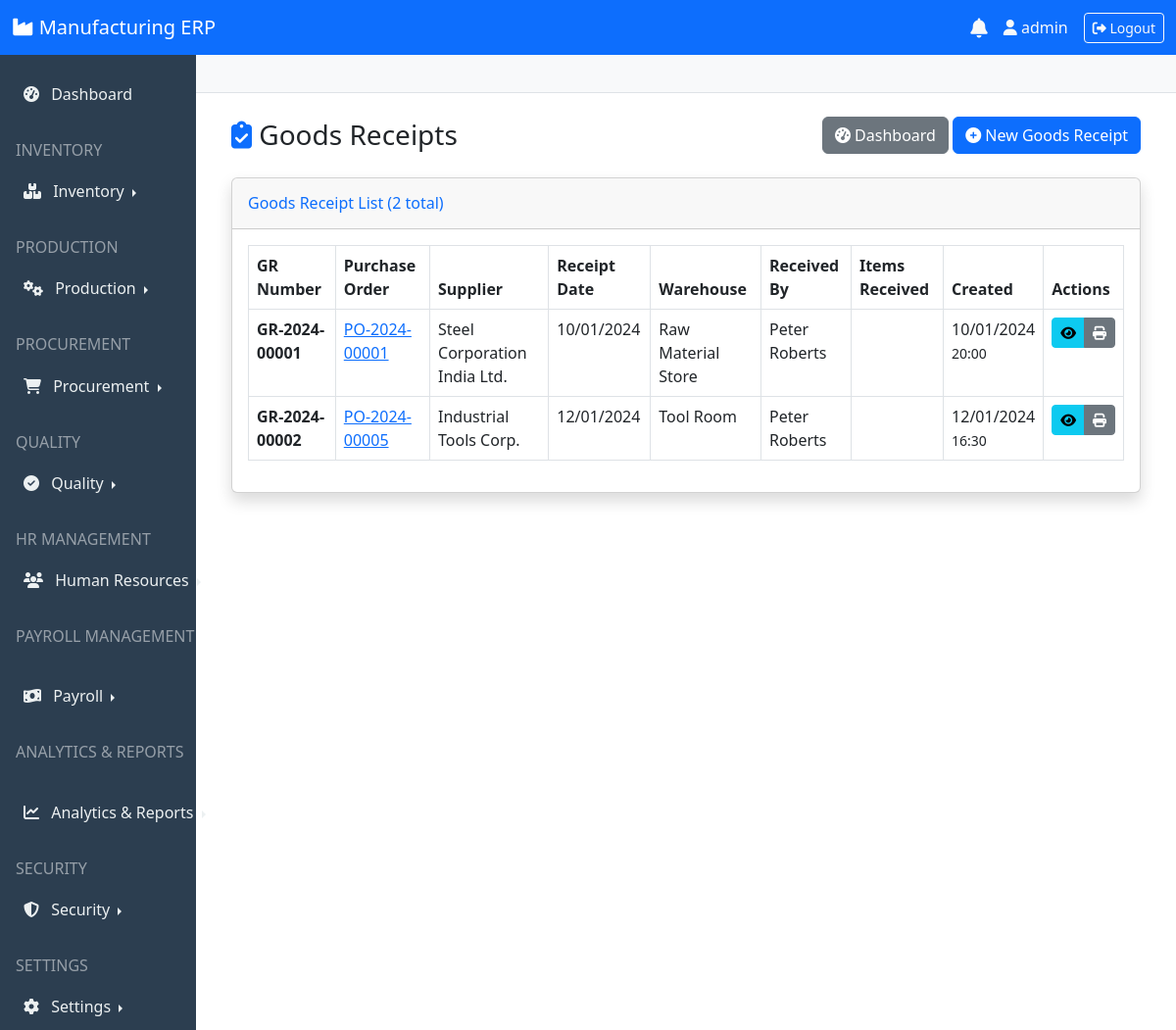
/procurement/goods-receipts/ (signed in), run on the app's committed database.
### procurement/models.py (models this page shows, shortened)
class GoodsReceipt(TimeStampedModel):
    gr_number = models.CharField(max_length=50, unique=True)
    purchase_order = models.ForeignKey(PurchaseOrder, on_delete=models.PROTECT)
    receipt_date = models.DateField()
    received_by = models.ForeignKey('auth.User', on_delete=models.PROTECT)
    warehouse = models.ForeignKey(Warehouse, on_delete=models.PROTECT)
    notes = models.TextField(blank=True)

class PurchaseOrder(TimeStampedModel):
    ORDER_STATUS = [
        ('draft', 'Draft'),
        ('sent', 'Sent to Supplier'),
        ('confirmed', 'Confirmed'),
        ('partial', 'Partially Received'),
        ('received', 'Fully Received'),
        ('cancelled', 'Cancelled'),
        ('closed', 'Closed'),
    ]
    po_number = models.CharField(max_length=50, unique=True)
    supplier = models.ForeignKey(Supplier, on_delete=models.PROTECT)
    order_date = models.DateField()
    expected_delivery = models.DateField()
    status = models.CharField(max_length=20, choices=ORDER_STATUS, default='draft')
    delivery_address = models.TextField()
    terms_conditions = models.TextField(blank=True)
    total_amount = models.DecimalField(max_digits=12, decimal_places=2, default=0)
    tax_amount = models.DecimalField(max_digits=12, decimal_places=2, default=0)
    grand_total = models.DecimalField(max_digits=12, decimal_places=2, default=0)
    notes = models.TextField(blank=True)

class Supplier(TimeStampedModel):
    SUPPLIER_TYPES = [
        ('material', 'Raw Material Supplier'),
        ('equipment', 'Equipment Supplier'),
        ('service', 'Service Provider'),
        ('other', 'Other'),
    ]
    code = models.CharField(max_length=20, unique=True)
    name = models.CharField(max_length=200)
    supplier_type = models.CharField(max_length=20, choices=SUPPLIER_TYPES, default='material')
    contact_person = models.CharField(max_length=100)
    email = models.EmailField()
    phone = models.CharField(max_length=20)
    address = models.TextField()
    tax_id = models.CharField(max_length=50, blank=True)
    payment_terms = models.CharField(max_length=100, blank=True)
    credit_limit = models.DecimalField(max_digits=12, decimal_places=2, default=0)
    current_balance = models.DecimalField(max_digits=12, decimal_places=2, default=0)
    is_active = models.BooleanField(default=True)

### inventory/models.py (models this page shows, shortened)
class Warehouse(models.Model):
    name = models.CharField(max_length=100)
    code = models.CharField(max_length=10, unique=True)
    location = models.CharField(max_length=200)
    manager = models.ForeignKey(User, on_delete=models.SET_NULL, null=True, blank=True)  # Changed from hr.Employee to User
    is_active = models.BooleanField(default=True)

### procurement/views.py (the view)
# urls.py: path('goods-receipts/', views.GoodsReceiptListView.as_view(), name='goods_receipt_list'),
class GoodsReceiptListView(LoginRequiredMixin, ListView):
    model = GoodsReceipt
    template_name = 'procurement/goods_receipt_list.html'
    context_object_name = 'goods_receipts'

### templates/procurement/goods_receipt_list.html (shortened to what this page needs)
{% extends 'base.html' %}
{% block content %}
<div class="container-fluid">
    <div class="row mb-4">
        <div class="col-12">
            <div class="d-flex justify-content-between align-items-center">
                <h1 class="h3 mb-0">
                    <i class="fas fa-clipboard-check text-primary"></i> Goods Receipts
                </h1>
                <div>
                    <a href="{% url 'procurement:dashboard' %}" class="btn btn-secondary">
                        <i class="fas fa-tachometer-alt"></i> Dashboard
                    </a>
                    <a href="{% url 'procurement:goods_receipt_create' %}" class="btn btn-primary">
                        <i class="fas fa-plus-circle"></i> New Goods Receipt
                    </a>
                </div>
            </div>
        </div>
    </div>
    <div class="card shadow">
        <div class="card-header py-3 d-flex justify-content-between align-items-center">
            <h6 class="m-0 font-weight-bold text-primary">
                Goods Receipt List ({{ goods_receipts|length }} total)
            </h6>
        </div>
        <div class="card-body">
            <div class="table-responsive">
                <table class="table table-bordered table-hover">
                    <thead class="thead-dark">
                        <tr>
                            <th>GR Number</th>
                            <th>Purchase Order</th>
                            <th>Supplier</th>
                            <th>Receipt Date</th>
                            <th>Warehouse</th>
                            <th>Received By</th>
                            <th>Items Received</th>
                            <th>Created</th>
                            <th>Actions</th>
                        </tr>
                    </thead>
                    <tbody>
                        {% for receipt in goods_receipts %}
                        <tr>
                            <td>
                                <strong>{{ receipt.gr_number }}</strong>
                            </td>
                            <td>
                                <a href="{% url 'procurement:purchase_order_detail' receipt.purchase_order.pk %}">
                                    {{ receipt.purchase_order.po_number }}
                                </a>
                            </td>
                            <td>{{ receipt.purchase_order.supplier.name }}</td>
                            <td>{{ receipt.receipt_date|date:"d/m/Y" }}</td>
                            <td>{{ receipt.warehouse.name }}</td>
                            <td>{{ receipt.received_by.get_full_name }}</td>
                            <td class="text-center">
                                <span class="badge badge-info">{{ receipt.items.count }}</span>
                            </td>
                            <td>
                                {{ receipt.created_at|date:"d/m/Y" }}<br>
                                <small>{{ receipt.created_at|date:"H:i" }}</small>
                            </td>
                            <td>
                                <div class="btn-group btn-group-sm" role="group">
                                    <a href="{% url 'procurement:goods_receipt_detail' receipt.pk %}"
                                       class="btn btn-info" title="View">
                                        <i class="fas fa-eye"></i>
                                    </a>
                                    <a href="#" class="btn btn-secondary" title="Print">
                                        <i class="fas fa-print"></i>
                                    </a>
                                </div>
                            </td>
                        </tr>
                        {% endfor %}
                    </tbody>
                </table>
            </div>
        </div>
    </div>
</div>
{% endblock %}

### templates/base.html (shortened to what this page needs)
<!DOCTYPE html>
<html lang="en">
<head>
    <link href="https://cdn.jsdelivr.net/npm/bootstrap@5.3.0/dist/css/bootstrap.min.css" rel="stylesheet">
    <link rel="stylesheet" href="https://cdnjs.cloudflare.com/ajax/libs/font-awesome/6.4.0/css/all.min.css">
    <link rel="stylesheet" href="https://cdn.datatables.net/1.13.4/css/dataTables.bootstrap5.min.css">
</head>
<body>
    <nav class="navbar navbar-expand-lg navbar-dark bg-primary">
        <div class="container-fluid">
            <a class="navbar-brand" href="{% url 'dashboard' %}">
                <i class="fas fa-industry"></i> Manufacturing ERP
            </a>
            <div class="d-flex align-items-center">
                <div class="dropdown me-3">
                    <a href="#" class="text-light position-relative" id="notificationDropdown"
                    data-bs-toggle="dropdown" aria-expanded="false">
                        <i class="fas fa-bell fa-lg"></i>
                    </a>
                </div>
                <span class="text-light me-3">
                    <i class="fas fa-user"></i> {{ user.username }}
                </span>
                <a href="{% url 'logout' %}" class="btn btn-outline-light btn-sm">
                    <i class="fas fa-sign-out-alt"></i> Logout
                </a>
            </div>
        </div>
    </nav>
    <div class="container-fluid">
        <div class="row">
            <div class="col-md-2 p-0 sidebar">
                <nav class="nav flex-column mt-3">
                    <a class="nav-link {% if request.path == '/dashboard/' %}active{% endif %}"
                    href="{% url 'dashboard' %}">
                        <i class="fas fa-tachometer-alt me-2"></i> Dashboard
                    </a>
                    <h6 class="text-uppercase text-white-50 mt-4 px-3 mb-2">Inventory</h6>
                    <div class="nav-item dropend">
                        <a class="nav-link dropdown-toggle" href="#" id="inventoryDropdown" role="button"
                        data-bs-toggle="dropdown" aria-expanded="false">
                            <i class="fas fa-boxes me-2"></i> Inventory
                        </a>
                    </div>
                    <h6 class="text-uppercase text-white-50 mt-4 px-3 mb-2">Production</h6>
                    <div class="nav-item dropend">
                        <a class="nav-link dropdown-toggle" href="#" id="productionDropdown" role="button"
                        data-bs-toggle="dropdown" aria-expanded="false">
                            <i class="fas fa-cogs me-2"></i> Production
                        </a>
                    </div>
                    <h6 class="text-uppercase text-white-50 mt-4 px-3 mb-2">Procurement</h6>
                    <div class="nav-item dropend">
                        <a class="nav-link dropdown-toggle" href="#" id="procurementDropdown" role="button"
                        data-bs-toggle="dropdown" aria-expanded="false">
                            <i class="fas fa-shopping-cart me-2"></i> Procurement
                        </a>
                    </div>
                    <h6 class="text-uppercase text-white-50 mt-4 px-3 mb-2">Quality</h6>
                    <div class="nav-item dropend">
                        <a class="nav-link dropdown-toggle" href="#" id="qualityDropdown" role="button"
                        data-bs-toggle="dropdown" aria-expanded="false">
                            <i class="fas fa-check-circle me-2"></i> Quality
                        </a>
                    </div>
                    <h6 class="text-uppercase text-white-50 mt-4 px-3 mb-2">HR Management</h6>
                    <div class="nav-item dropend">
                        <a class="nav-link dropdown-toggle" href="#" id="hrDropdown" role="button"
                        data-bs-toggle="dropdown" aria-expanded="false">
                            <i class="fas fa-users me-2"></i> Human Resources
                        </a>
                    </div>
                    <h6 class="text-uppercase text-white-50 mt-4 px-3 mb-2">Payroll Management</h6>
                    <div class="nav-item dropend">
                        <a class="nav-link dropdown-toggle" href="#" id="payrollDropdown" role="button"
                        data-bs-toggle="dropdown" aria-expanded="false">
                            <i class="fas fa-money-bill-wave me-2"></i> Payroll
                        </a>
                    </div>
                    <h6 class="text-uppercase text-white-50 mt-4 px-3 mb-2">Analytics & Reports</h6>
                    <div class="nav-item dropend">
                        <a class="nav-link dropdown-toggle" href="#" id="analyticsDropdown" role="button"
                        data-bs-toggle="dropdown" aria-expanded="false">
                            <i class="fas fa-chart-line me-2"></i> Analytics & Reports
                        </a>
                    </div>
                    <h6 class="text-uppercase text-white-50 mt-4 px-3 mb-2">Security</h6>
                    <div class="nav-item dropend">
                        <a class="nav-link dropdown-toggle" href="#" id="securityDropdown" role="button"
                        data-bs-toggle="dropdown" aria-expanded="false">
                            <i class="fas fa-shield-alt me-2"></i> Security
                        </a>
                    </div>
                    <h6 class="text-uppercase text-white-50 mt-4 px-3 mb-2">Settings</h6>
                    <div class="nav-item dropend">
                        <a class="nav-link dropdown-toggle" href="#" id="settingsDropdown" role="button"
                        data-bs-toggle="dropdown" aria-expanded="false">
                            <i class="fas fa-cog me-2"></i> Settings
                        </a>
                    </div>
                </nav>
            </div>
            <div class="col-md-10 p-0">
                <div class="content-header">
                </div>
                <div class="p-4">
                    {% block content %}{% endblock %}
                </div>
            </div>
        </div>
    </div>
</body>
</html>

### templates/base.html (style rules this page uses)
.sidebar { min-height: calc(100vh - 56px); background-color: #2c3e50; }
.sidebar .nav-link { color: #ecf0f1; padding: 12px 20px; border-left: 4px solid transparent; }
.content-header { background-color: #f8f9fa; padding: 15px; border-bottom: 1px solid #dee2e6; }

### data on the page
GoodsReceipt: gr_number "GR-2024-00001", purchase_order.po_number "PO-2024-00001", purchase_order.supplier.name "Steel Corporation India Ltd.", receipt_date "10/01/2024", warehouse.name "Raw Material Store", received_by.get_full_name "Peter Roberts", created_at "10/01/2024", created_at "20:00"
GoodsReceipt: gr_number "GR-2024-00002", purchase_order.po_number "PO-2024-00005", purchase_order.supplier.name "Industrial Tools Corp.", receipt_date "12/01/2024", warehouse.name "Tool Room", received_by.get_full_name "Peter Roberts", created_at "12/01/2024", created_at "16:30"

### other printed values
{{ user.username }} "admin"
{{ goods_receipts|length }} "2"
